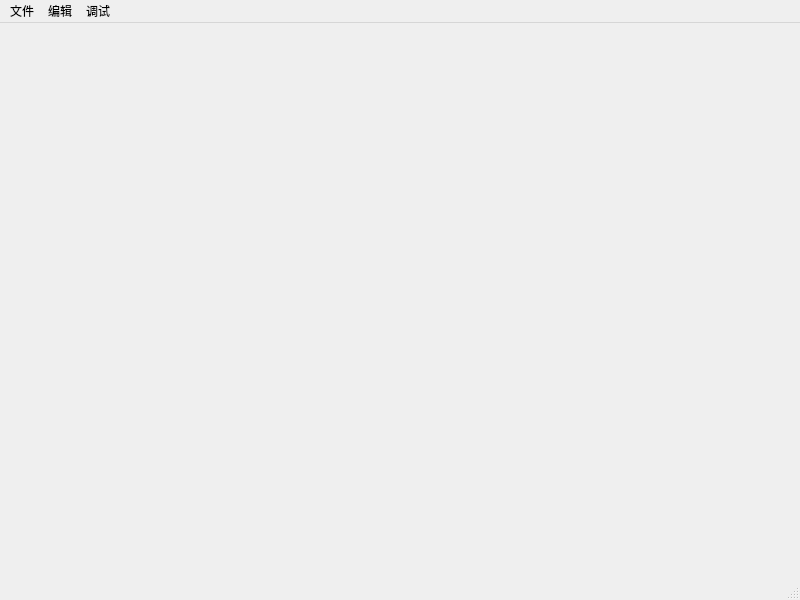
<?xml version="1.0" encoding="UTF-8"?>
<ui version="4.0">
 <class>MainWindow</class>
 <widget class="QMainWindow" name="MainWindow">
  <property name="geometry">
   <rect>
    <x>0</x>
    <y>0</y>
    <width>800</width>
    <height>600</height>
   </rect>
  </property>
  <property name="windowTitle">
   <string>MainWindow</string>
  </property>
  <widget class="QWidget" name="centralwidget"/>
  <widget class="QMenuBar" name="menubar">
   <property name="geometry">
    <rect>
     <x>0</x>
     <y>0</y>
     <width>800</width>
     <height>23</height>
    </rect>
   </property>
   <widget class="QMenu" name="menu">
    <property name="title">
     <string>文件</string>
    </property>
    <addaction name="actionxijian"/>
    <addaction name="action"/>
   </widget>
   <widget class="QMenu" name="menu_2">
    <property name="title">
     <string>编辑</string>
    </property>
   </widget>
   <widget class="QMenu" name="menu_3">
    <property name="title">
     <string>调试</string>
    </property>
   </widget>
   <addaction name="menu"/>
   <addaction name="menu_2"/>
   <addaction name="menu_3"/>
  </widget>
  <widget class="QStatusBar" name="statusbar"/>
  <action name="actionxijian">
   <property name="text">
    <string>新建</string>
   </property>
  </action>
  <action name="action">
   <property name="text">
    <string>打开</string>
   </property>
  </action>
 </widget>
 <resources/>
 <connections/>
</ui>
